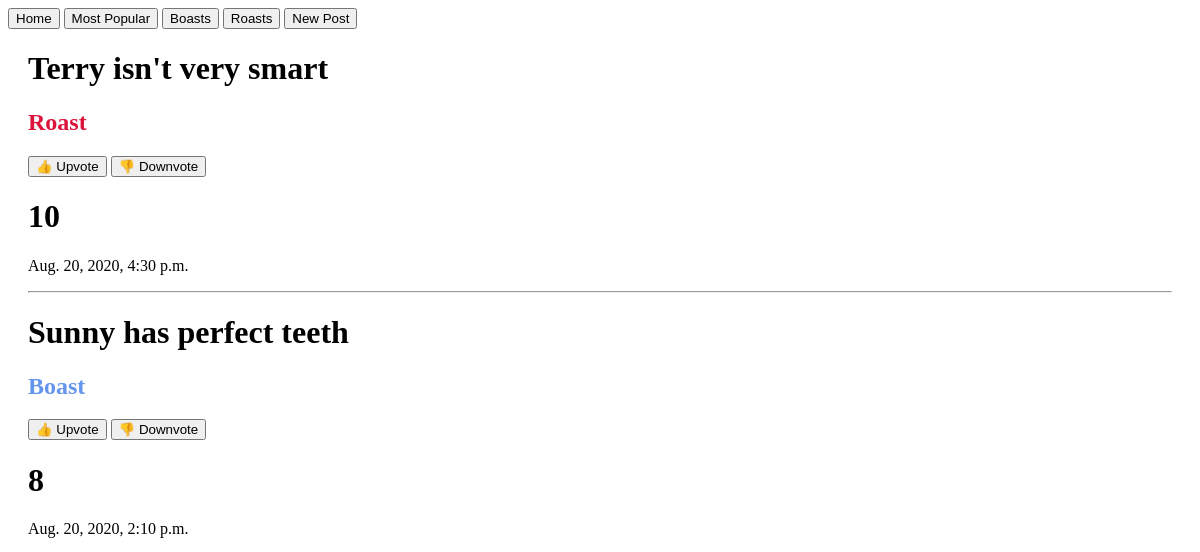
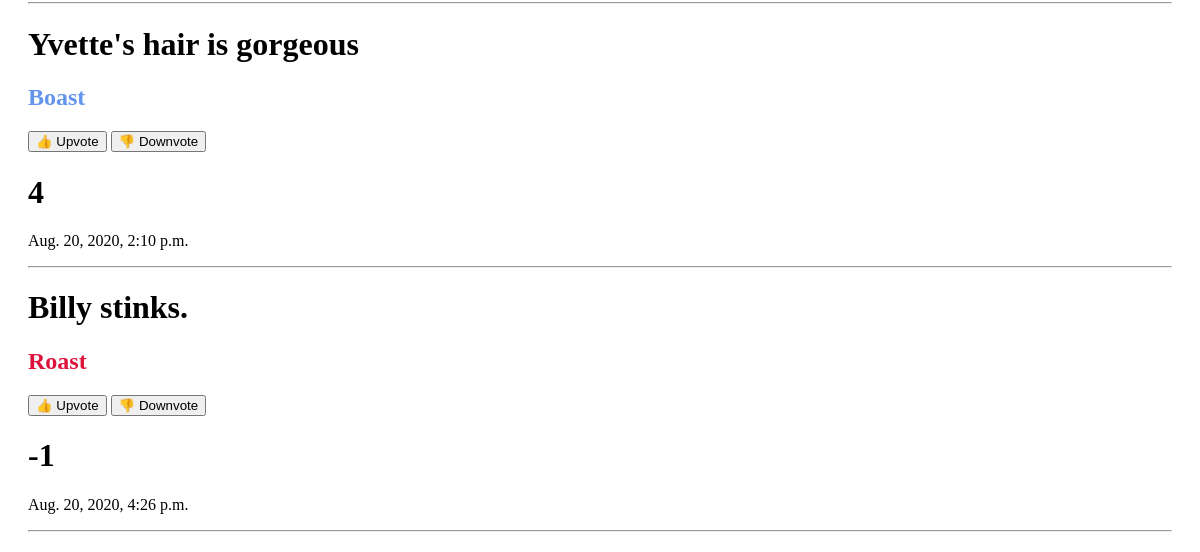
The page /popular/ on the database as committed earlier (2 pictures, top to bottom).
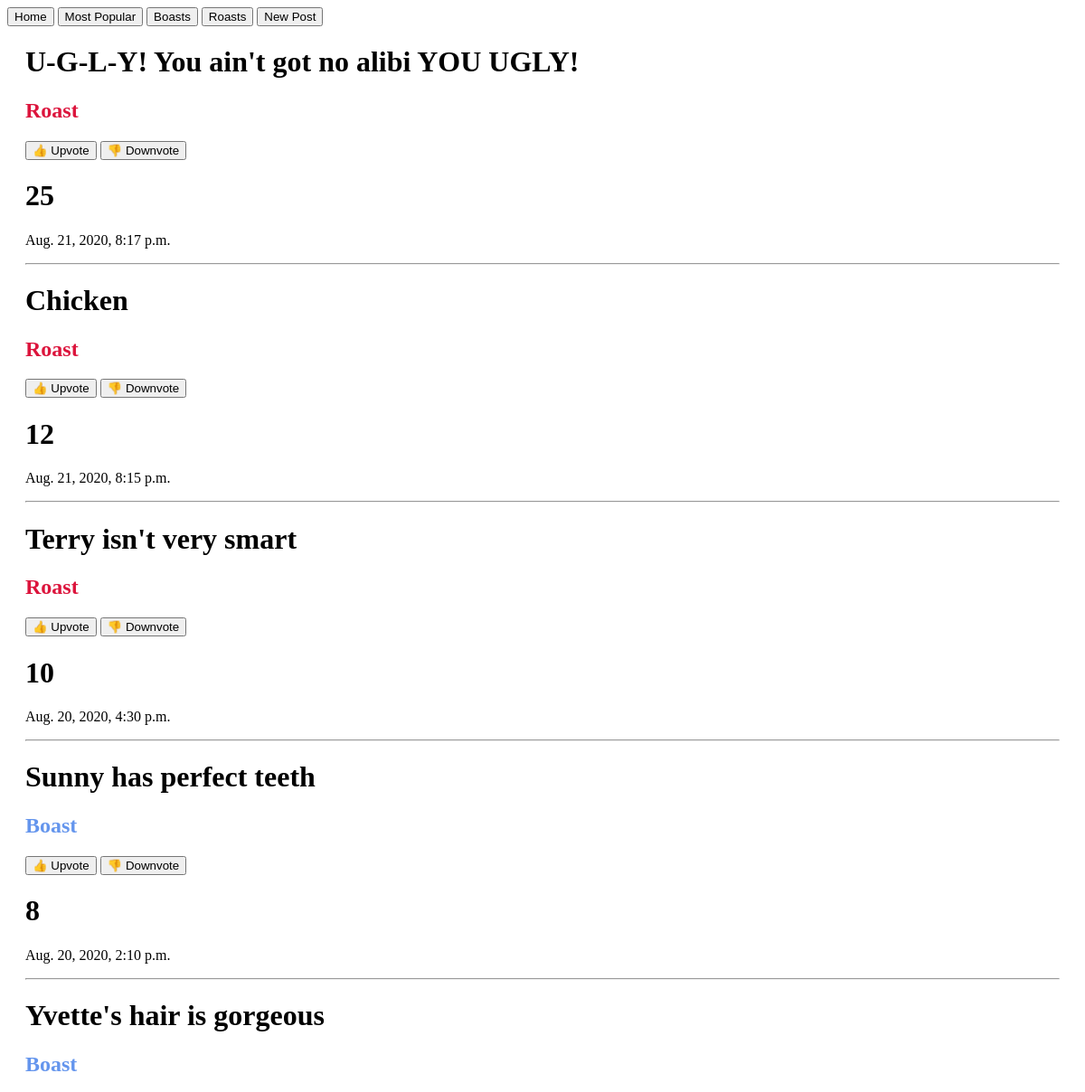
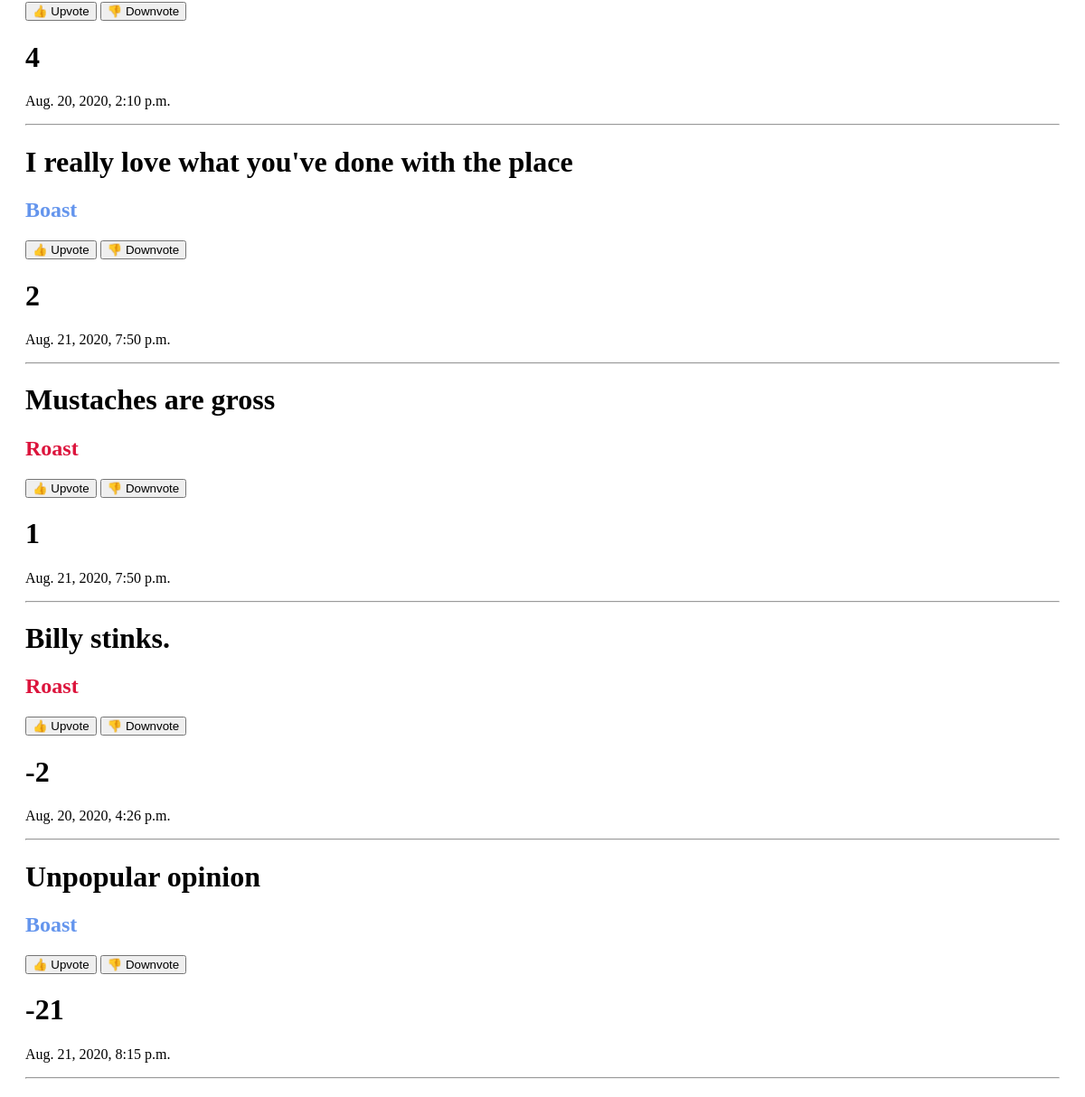
The same page on the database as committed later (2 pictures, top to bottom).
### ghostpost_app/models.py (models this page shows, shortened)
class Post(models.Model):
    BOOL_CHOICES = ((True, 'Boast'), (False, 'Roast'))
    is_boast = models.BooleanField(choices=BOOL_CHOICES)
    content = models.CharField(max_length=250)
    upvotes = models.IntegerField(default=0)
    downvotes = models.IntegerField(default=0)
    date = models.DateTimeField(default=timezone.now,
                                blank=True,
                                null=True
                                )
    @property
    def score(self):
        score = 0
        score += self.upvotes
        score -= self.downvotes
        return score

### ghostpost_app/views.py (the view)
# urls.py: path('popular/', popular_view, name="popular"),
def popular_view(request):
    posts = Post.objects.all()
    posts = sorted(posts, key=lambda p: p.score, reverse=True)
    return render(request, 'homepage.html', {'posts': posts})

### templates/homepage.html (shortened to what this page needs)
<!DOCTYPE html>
<html lang="en">
<head>
</head>
<body>
    <header>
        <a href="/"><button>Home</button></a>
        <a href="/popular"><button>Most Popular</button></a>
        <a href="/boasts"><button>Boasts</button></a>
        <a href="/roasts"><button>Roasts</button></a>
        <a href="/new"><button>New Post</button></a>
    </header>
    <div class="body">
        {% for post in posts %}
            <div class="post">
                <h1>{{ post.content }}</h1>
                {% if post.is_boast %}
                    <h2 style="color: cornflowerblue">Boast</h2>
                {% else %}
                    <h2 style="color: crimson">Roast</h2>
                {% endif %}
            <div>
                <a href="/upvote/{{ post.id }}"><button>👍 Upvote</button></a>
                <a href="/downvote/{{ post.id }}"><button>👎 Downvote</button></a>
            </div>
                <h1>{{ post.score }}</h1>
                <p>{{ post.date }}</p>
                <hr/>
            </div>
        {% endfor %}
    </div>
</body>
</html>

Rows that differ between the two databases and show on the page:
added Post: content "U-G-L-Y! You ain't got no alibi YOU UGLY!", is_boast "Roast", score "25", date "Aug. 21, 2020, 8:17 p.m."
added Post: content "Chicken", is_boast "Roast", score "12", date "Aug. 21, 2020, 8:15 p.m."
added Post: content "I really love what you've done with the place", is_boast "Boast", score "2", date "Aug. 21, 2020, 7:50 p.m."
added Post: content "Mustaches are gross", is_boast "Roast", score "1", date "Aug. 21, 2020, 7:50 p.m."
changed Post "Billy stinks.": score "-1" → "-2"
added Post: content "Unpopular opinion", is_boast "Boast", score "-21", date "Aug. 21, 2020, 8:15 p.m."
